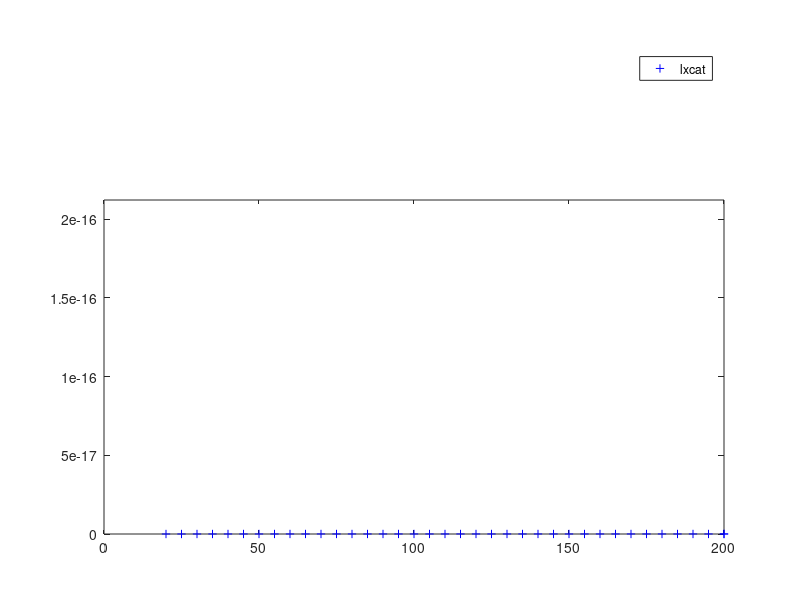

Write MATLAB code to recreate this figure.
clc, clear all
clf, close all

%%

lxcatdata = load('data/lxcat_clean2.dat');
format long

energydata = lxcatdata(:,1);
crossectiondata = lxcatdata(:,2);

nistdata = load('data/nist_clean.dat');

nistenergies = nistdata(:,1);
nistcrossections = nistdata(:,2)*1e-20;

%plot(energydata, crossectiondata, 'k+'), hold on
plot(nistenergies, nistcrossections, 'b+')
legend('lxcat', 'nist')
xlim([0 2e2])
ylim([0 3e-20])

%%
